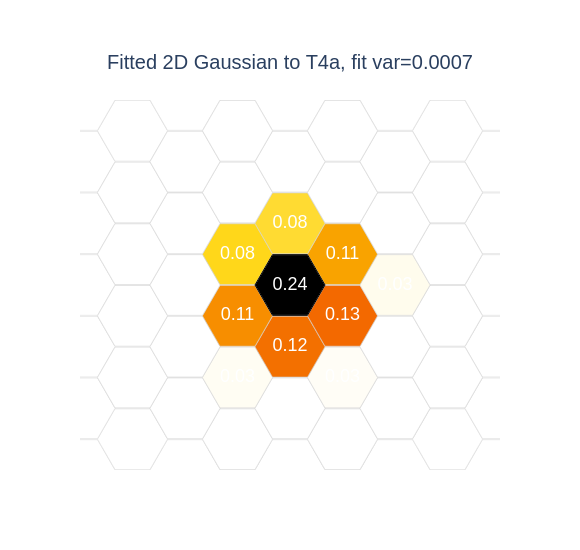

Notebook cell for this chart:
### Code cell
hex_instance_df = fetch_n_find_rel_hex(hex_red_df, input_instance, instance_name, neuropil, batch_size=10)
hex_instance_df['hex_names'] = 100*(hex_instance_df['hex1_id']+hex0) + hex_instance_df['hex2_id']+hex0

### Figure 1 — Plotly figure (JSON) as saved in the notebook; plotly's stock layout.template omitted (floating-point values rounded to 4 significant figures; data arrays with more than 128 entries replaced by an {"elided": "..."} marker saying what was removed)
{"data": [{"marker": {"color": "white", "line": {"color": "lightgrey", "width": 0.5}, "size": 70, "symbol": 15}, "mode": "markers", "showlegend": false, "type": "scatter", "x": {"elided": "169 int values"}, "y": {"elided": "169 int values"}}, {"marker": {"cmax": 0.2288, "cmin": 0.02288, "color": [0.0008019, 0.0009098, 0.0001666, 0.000968, 0.01095, 0.02526, 0.01254, 0.001289, 0.001141, 0.02622, 0.1234, 0.1257, 0.02769, 0.001256, 0.0001948, 0.01178, 0.1138, 0.237, 0.107, 0.0104, 0.0001497, 0.0009376, 0.01977, 0.08445, 0.07796, 0.01554, 0.0006049, 0.0005815, 0.005624, 0.01068, 0.004329, 0.0003179, 0, 0.0002077, 0.000162], "colorscale": [[0, "rgb(255,255,255)"], [0.3333, "rgb(255,210,0)"], [0.6667, "rgb(230,0,0)"], [1, "rgb(0,0,0)"]], "line": {"color": "lightgrey", "width": 0.5}, "size": 70, "symbol": 15}, "mode": "markers+text", "showlegend": false, "text": ["", "", "", "", "", "0.03", "", "", "", "0.03", "0.12", "0.13", "0.03", "", "", "", "0.11", "0.24", "0.11", "", "", "", "", "0.08", "0.08", "", "", "", "", "", "", "", "", "", ""], "textfont": {"color": "white", "family": "Arial", "size": 18}, "type": "scatter", "x": [1, 2, 3, -1, 0, 1, 2, 3, -2, -1, 0, 1, 2, 3, -3, -2, -1, 0, 1, 2, 3, -3, -2, -1, 0, 1, 2, -3, -2, -1, 0, 1, -3, -2, -1], "y": [-5, -4, -3, -5, -4, -3, -2, -1, -4, -3, -2, -1, 0, 1, -3, -2, -1, 0, 1, 2, 3, -1, 0, 1, 2, 3, 4, 1, 2, 3, 4, 5, 3, 4, 5]}, {"marker": {"color": "black", "size": 70, "symbol": 115}, "mode": "markers", "showlegend": false, "type": "scatter", "x": [0], "y": [0]}], "layout": {"font": {"family": "Arial", "size": 14}, "height": 550, "paper_bgcolor": "rgba(255,255,255,255)", "plot_bgcolor": "rgba(255,255,255,255)", "title": {"text": "Fitted 2D Gaussian to T4a, fit var=0.0007", "x": 0.5, "y": 0.9}, "width": 580, "xaxis": {"range": [-4, 4], "showgrid": false, "showticklabels": false, "title": {"standoff": 0}}, "yaxis": {"range": [-6, 6], "showgrid": false, "showticklabels": false, "title": {"standoff": 0}}}}
